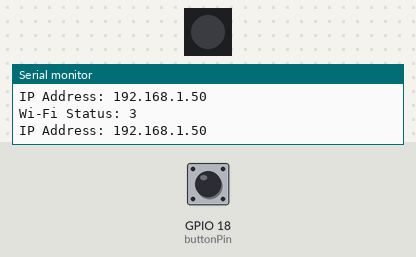
This sketch was run on a simulated ESP32. On the bench: 1 RGB LEDs in strip order, left to right, the last lines printed to the serial monitor. The inputs (shaded band) are chosen by the test bench; at power-on: GPIO 18 (buttonPin) HIGH. WiFi joins after 1.5 s; servers stay silent unless stated.

Above: at 4.2 s.
4.3 s: GPIO 18 (buttonPin) pulled LOW for 1.2 s
At 5.7 s:
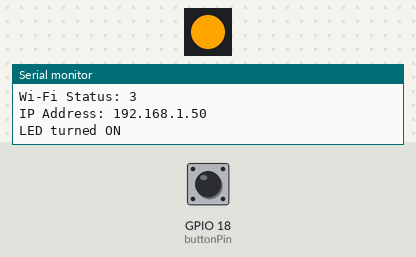
7.0 s: GPIO 18 (buttonPin) pulled LOW for 1.2 s
At 7.3 s:
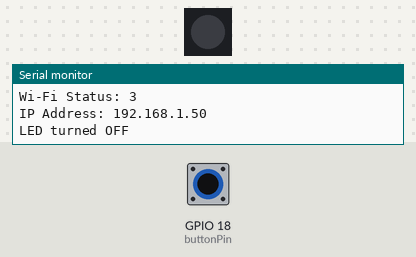
9.7 s: GPIO 18 (buttonPin) pulled LOW for 3.2 s
At 10.9 s:
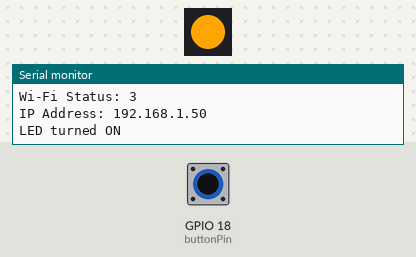
Timing chart, 0 to 12.7 s (numbered marks = the images above; inputs shaded):
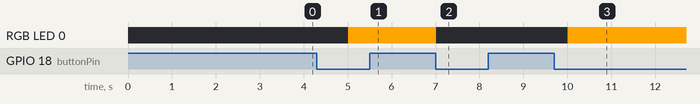

The sketch:

Kid_Bracelet_LumiFeel_Code.ino
```cpp
#include <WiFi.h>
#include <WiFiUdp.h>
#include <Adafruit_NeoPixel.h>

// Wi-Fi Credentials
const char* ssid = "9899 Hyperoptic Fibre Broadband";   //  WIFI Name
const char* password = "g6twJkdwMqvk";    //WIFI Password

// Settings for the UDP
WiFiUDP udp;
const int udpPort = 3333;   //Port
const char* parentIP = "192.168.1.120";    //Parent Bracelet's IP address

// Pin Setup
const int buttonPin = 18;
const int ledPin = 27;
Adafruit_NeoPixel strip(1, ledPin, NEO_GRB + NEO_KHZ800);  // First Led
bool lastButtonState = HIGH;   // Last
bool ledState = LOW;         // Current

void setup() {
  Serial.begin(115200); // Serial Monitor 115200!!!
  delay(1000);


  Serial.println("Connecting to Wi-Fi..;)");        //WIFI
  WiFi.begin(ssid, password);


  while (WiFi.status() != WL_CONNECTED) {
    delay(1000);
    Serial.print("Wi-Fi Status: ");
    Serial.println(WiFi.status());  // Wi-Fi status
  }

  // Connection is happening
  Serial.println("Kid Bracelet connected to Wi-Fi!");
  Serial.print("IP Address: ");
  Serial.println(WiFi.localIP());

  udp.begin(udpPort);   // Start UDP

  pinMode(buttonPin, INPUT_PULLUP);
  strip.begin();
  strip.show();
}

void loop() {
  // Wi-Fi status
  if (WiFi.status() == WL_CONNECTED) {
    Serial.print("Wi-Fi Status: ");
    Serial.println(WiFi.status());
    Serial.print("IP Address: ");
    Serial.println(WiFi.localIP());  // Kid IP Address
  } else {
    Serial.println("Wi-Fi not connected.");
  }

  // Button presses
  bool buttonState = digitalRead(buttonPin);

  if (buttonState == LOW && lastButtonState == HIGH) {
    ledState = !ledState; // Toggle LED state
    updateLED(); // Update LED locally
    sendUDPMessage(ledState ? "ON" : "OFF");   //Kid  -  Parent connection
  }

  lastButtonState = buttonState;


  int packetSize = udp.parsePacket();
  if (packetSize) {
    char incomingPacket[255];
    int len = udp.read(incomingPacket, 255);
    if (len > 0) incomingPacket[len] = '\0';
    Serial.printf("Received: %s\n", incomingPacket);


    if (strcmp(incomingPacket, "ON") == 0) {
      ledState = HIGH;
      updateLED();
    } else if (strcmp(incomingPacket, "OFF") == 0) {
      ledState = LOW;
      updateLED();
    }
  }

  delay(1000);
}

// LED
void updateLED() {
  if (ledState) {
    strip.setPixelColor(0, strip.Color(255, 165, 0));  // Orange
    strip.show();
    Serial.println("LED turned ON");
  } else {
    strip.setPixelColor(0, strip.Color(0, 0, 0));
    strip.show();
    Serial.println("LED turned OFF");
  }
}


void sendUDPMessage(const char* message) {
  udp.beginPacket(parentIP, udpPort);
  udp.print(message);
  udp.endPacket();
}
```

Measured:
- after the input at 4.3 s, RGB LED 0: off → RGB(255, 165, 0) after 0.71 s
- after the input at 7.0 s, RGB LED 0: RGB(255, 165, 0) → off at once
- after the input at 9.7 s, RGB LED 0: off → RGB(255, 165, 0) after 0.31 s
